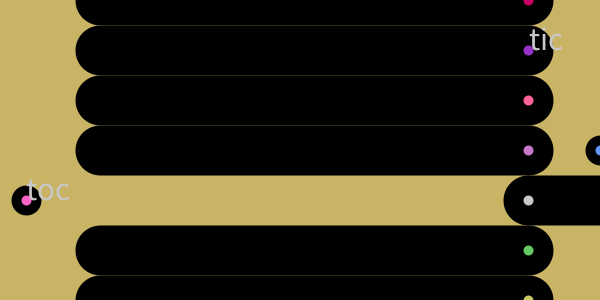
Frame 1 (no input)
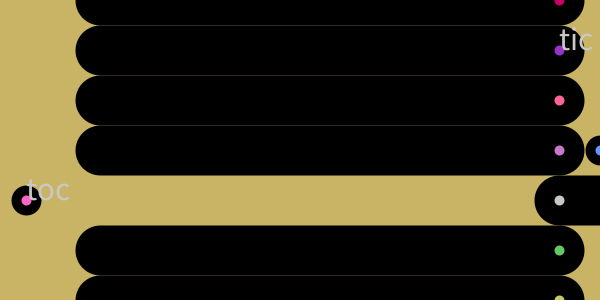
Frame 60 (the mouse pressed at the canvas centre just before this capture)
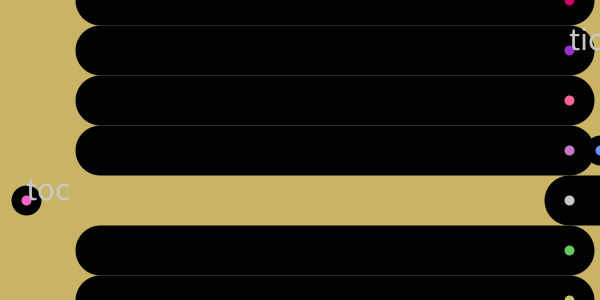
Frame 120 (the mouse held since frame 60 and released just before this capture)

The Processing sketch that drew these frames (run headless with seeded random() and noise(); from frame 60 on, the mouse is pressed at the canvas centre):

// Processing sketch: processing_119741
// ── processing_119741.pde

//---Eunsil Choi 11/08/2013
 
int a = 50;
int b = width;
void setup() {
  size(600, 300);
}
void draw() {
  background(200, 180, 100);
  float secVal= map( second(), 0, 59, 0, width);
  float minVal = map( minute(), 0, 59, 0, width);
  float hourVal = map( hour(), 0, 23, 0, width);
  strokeWeight(50);
  line(secVal, 0, b, 0);
  line(secVal, a, b, a);  
  line(secVal, 2*a, b, 2*a);
  line(secVal, 3*a, b, 3*a);
  line(secVal, (height/2)+50, width, (height/2)+50);
  line(secVal, 5*a, b, 5*a);
  line(secVal, height, b, height);
 
  strokeWeight(10);
  fill(200, 0, 100);
  ellipse(secVal, 0, 20, 20);
  fill(150, 50, 200);
  ellipse(secVal, 50, 20, 20);
  fill(255, 100, 150);
  ellipse(secVal, 100, 20, 20);
  fill(100, 150, 255);
  ellipse(minVal,150,20,20);
  fill(255,100,200);
  ellipse(hourVal, (height/2)+50, 20, 20);
  fill(200, 200, 200);
  ellipse(secVal, (height/2)+50, 20, 20);
  fill(200, 120, 200);
  ellipse(secVal, height/2, 20, 20);
  fill(100, 200, 100);
  ellipse(secVal, 250, 20, 20);
  fill(200, 200, 100);
  ellipse(secVal, 300, 20, 20);
 
  fill(200);
  textSize(33);
  text("toc", hourVal, (height/2)+50);
  text("tic", secVal, 50);
  text("tac", minVal, height/2);
}
